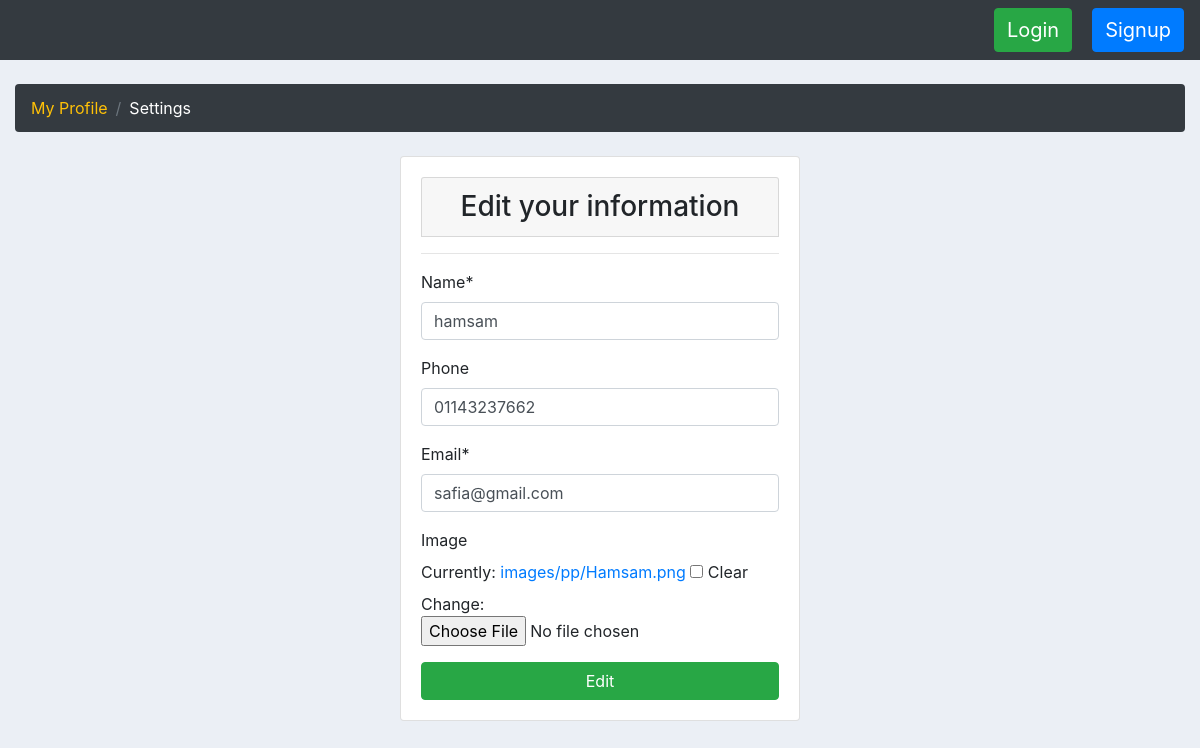
Page /customer/settings/3/ on the committed database.
### accounts/models.py (models this page shows, shortened)
class Customer(models.Model):
    user = models.OneToOneField(settings.AUTH_USER_MODEL, null=True, on_delete=models.CASCADE)
    name = models.CharField(max_length=200, db_index=True)
    phone = models.CharField(max_length=20, blank=True)
    email = models.EmailField(max_length=254)
    image = models.ImageField(default='images/pp/profile-p.png', upload_to='images/pp', blank=True)
    created_at = models.DateTimeField(auto_now_add=True)
    class Meta:
        ordering = ('-created_at',)
        index_together = (('id', 'name'),)
        verbose_name = 'Customer'
        verbose_name_plural = 'Customers'

### accounts/views.py (the view)
# urls.py: path('customer/settings/<int:id>/', customer_settings, name='customer_settings'),
def customer_settings(request, id):
    customer = get_object_or_404(Customer, id=id)
    form = SignUpCustomerForm(instance=customer)
    if request.method == 'POST':
        form = SignUpCustomerForm(request.POST, request.FILES, instance=customer)
        if form.is_valid():
            form.save()
            return redirect('customer_settings_edited')
    context = {
        'customer': customer,
        'form': form,
       }
    return render(request, 'customer/customer-settings.html', context)

### accounts/forms.py
class SignUpCustomerForm(forms.ModelForm):
    class Meta:
        model = Customer
        fields = '__all__'
        exclude = ['user', 'slug']

### templates/customer/customer-settings.html (shortened to what this page needs)
{% extends 'main/base.html' %}
{% load crispy_forms_tags %}
{% block breadcrumb %}
    <li class="breadcrumb-item">
        <a href="{% url 'customer_home' id=customer.id %}" class="text-warning">My Profile </a>
    </li>
    <li class="breadcrumb-item">Settings</li>
{% endblock %}
{% block content %}
    <div class="row">
        <div class="col-md-4"></div>
        <div class="col-md-4 card card-body">
            <h3 class="text-center card card-header">Edit your information</h3>
            <hr>
            <form method="POST" enctype="multipart/form-data">
        {{ form | crispy }}
        <input type="submit" value="Edit" class="btn btn-success btn-block" />
    </form>
        </div>
        <div class="col-md-4"></div>
    </div>
{% endblock %}

### static/css/main.css (style rules this page uses)
body { background-color: #ebeff5; }

### rows in the picture
Customer: name "hamsam", phone "01143237662", email "safia@gmail.com"
